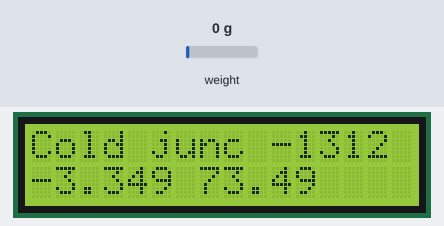
Bench run of a sketch on a simulated Arduino Uno, built with avr-gcc and run on an emulated ATmega328P. Parts: 16×2 character LCD. Wiring (inferred from the names in the program): HX711 load-cell converter: data A2; SCK A1. The test bench sets the inputs (shaded band); at power-on: weight on the scale 0 g.

Above: at 1.2 s.
1.3 s: weight on the scale set to 100 g
At 1.8 s:
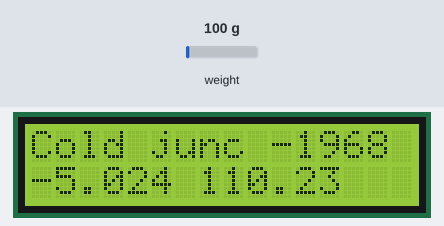
3.0 s: weight on the scale set to 1250 g
At 4.2 s:
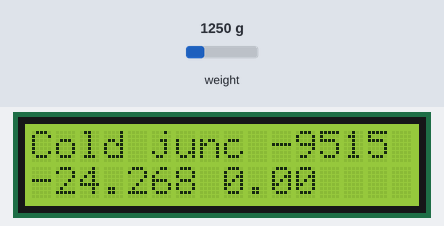
4.5 s: weight on the scale set to 2500 g
At 5.6 s:
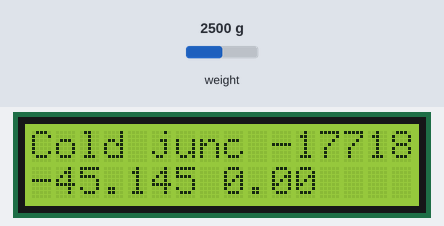
Timing chart, 0 to 7.5 s (numbered marks = the images above; inputs shaded):
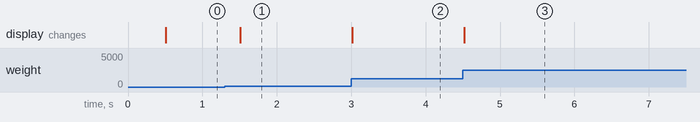

The sketch:

ThermPt100.ino
```cpp
//Sample using LiquidCrystal library
#include <LiquidCrystal.h>

//--- HX711
#define _pin_slk A1
#define _pin_dout A2

float VoieA, VoieB;
#define GAIN_A 128
#define GAIN_B 32
#define CHAN_Ax128 1
#define CHAN_Ax64 3
#define CHAN_Bx32 2

//--- utilise float au lieu de #define pour permettre étalonnage
float Offset_A=0; //valeur trouvée en courcircuitant A+ et A-
float Offset_B=0;  //valeur trouvée en courcircuitant B+ et B-


/*
hmc: thermocouple K sur voie A, gain =128
 CTN 10k pour compensation soudure froide sur voie B, gain =32
 */


/*
R	T°C
10	-219.415
20	-196.509
30	-173.118
40	-149.304
50	-125.122
60	-100.617
70	-75.827
80	-50.781
90	-25.501
100	0.000
110	25.686
120	51.571
130	77.660
140	103.958
150	130.469
160	157.198
170	184.152
180	211.336
190	238.756
200	266.419
210	294.330
220	322.498
230	350.928
240	379.628
250	408.635
260	437.889
270	467.445
280	497.309
290	527.489
300	557.993
310	588.831
320	620.014
330	651.554
340	683.464
350	715.758
360	748.453
370	781.564
380	815.110
390	849.109
400	883.582
*/
float PT100Tab[]  ={
  -219.415	,
-196.509	,
-173.118	,
-149.304	,
-125.122	,
-100.617	,
-75.827	,
-50.781	,
-25.501	,
0.000	,
25.686	,
51.571	,
77.660	,
103.958	,
130.469	,
157.198	,
184.152	,
211.336	,
238.756	,
266.419	,
294.330	,
322.498	,
350.928	,
379.628	,
408.635	,
437.889	,
467.445	,
497.309	,
527.489	,
557.993	,
588.831	,
620.014	,
651.554	,
683.464	,
715.758	,
748.453	,
781.564	,
815.110	,
849.109	,
883.582
	};

float Pt100ToDegC(float r) //testé, précis à 0.02°C
{ byte ndx;
  float v0, frac;
  r= r/10;
  ndx=r;
  frac = r-ndx;
  v0=PT100Tab[ndx-1];
  return v0+ (PT100Tab[ndx]-v0)*frac;
}

//------------------------------------------------------------------------------------------------------------------
//------------------------------------------------------------------------------------------------------------------
//------------------------------------------------------------------------------------------------------------------

/*

VAn
 |
 |
 3.3k         ------------------ADC A-
 |           |
 |---------------PT100--------- ADC A+
 |                          |
 3.3k                      20k
 |                          |
 0V                         0V


 nADC est négatif à cause du branchement (à garder pour compatibilité avec branchement thermocouple)
 => changer de signe avant de calculer R
 R(PT100) = (2x20k+3.3k)/(2^24*GAIN/nADC-2)   cf demonstration photo,
  -2^24 si données 24 bits, mais en fait 18 bits est ok pour résolution 0.01°C => remplacer par 2^18
  -gain = gain de l'ampli interne de HX711, soit x128 soit x64, utiliser x64 pour plage de température entre -50°C à 600°C
  */


//------------------------------------------------------------------------------------------------------------------
//------------------------------------------------------------------------------------------------------------------
//------------------------------------------------------------------------------------------------------------------


/*******************************************************
 *
 * This program will test the LCD panel and the buttons
 * Mark Bramwell, July 2010
 *
 ********************************************************/
// select the pins used on the LCD panel
LiquidCrystal lcd(8, 9, 4, 5, 6, 7);


//-----------------
long getValue(byte voie) {   //voie 1(A x128), 2(B x32), 3 (Ax64)
  long data=0;
  byte i;

  while (digitalRead(_pin_dout))     ;

  for(i=0;i<24	; i++)
  {
    digitalWrite(_pin_slk, HIGH);
    data <<=  1;
    digitalWrite(_pin_slk, LOW);
    if (digitalRead(_pin_dout))
    {
      data|=1;
    }
  }
  //voie 1(A x128), 2(B x32), 3 (Ax64)
  for (i=0; i<voie; i++)
  {
    digitalWrite(_pin_slk, HIGH);
    digitalWrite(_pin_slk, LOW);
  }

  if (data & 0x800000) { //nombre négatif
    data |= (long) ~0xffffff;
  }
  return data; //full scale = 16 bits instead of 24 bits, 8 LSB discarded because too noisy
}

//---- n 18 bits = 101187 pour 100°C/PT100=138.51 ohms => R_LOAD calculé sous Excel
//valeur ok pour R_load=20k, gain=64: #define R_LOAD 19388.50  //valeur théorique = 20000 , à ajuster
#define R_LOAD 19769.18  //valeur théorique = 20000 , à ajuster
#define ADC_NB 18
void GetAandB(void)
{ long v;
  v=-(getValue(CHAN_Ax64)>>(24-ADC_NB)) -Offset_A;
  if (v==0) v=12345; //avoid divide by zero
  VoieA=v; //argument de getValue = n° voie pour conversion SUIVANTE (et non conversion en cours !!!)
  VoieB=v;
  VoieA=(3300.0+2*R_LOAD)/((1UL<<ADC_NB)*64.0/VoieA -2); //R en ohms
}


//------------------------------------------------------------------------------------------------------------------
//------------------------------------------------------------------------------------------------------------------
//------------------------------------------------------------------------------------------------------------------
void setup()
{
  lcd.begin(16, 2);              // start the library
  lcd.setCursor(0,0);
  lcd.print("Cold junc");
  lcd.setCursor(0,1);
  lcd.print("PT102");
  pinMode(_pin_slk, OUTPUT);
  pinMode(_pin_dout, INPUT);
}
unsigned int t0,t1;
void loop()
{
  float f;
  if (((unsigned int)millis() -t1) > 100)
  {
    t1+=100;
    GetAandB();
    //---- IIR filter, unnecessary
    //VoieA=FilterA(VoieA);
    //VoieB=FilterA(VoieB);
  }
  //--- refresh display every 500ms
  if (((unsigned int)millis() -t0) > 500)
  {
    t0+=500;
    f=VoieB;
    lcd.setCursor(10,0);
    lcd.print(f,0);
    lcd.print("   ");
    lcd.setCursor(0,1);
    lcd.print(VoieA,3);
    lcd.print(" ");
    lcd.print(Pt100ToDegC(VoieA),2);
    lcd.print(" ");
  }
}
```

Measured:
- after the input at 1.3 s, the display: changes after 0.21 s (image 1)
- after the input at 3.0 s, the display: changes at once (image 2)
- after the input at 4.5 s, the display: changes at once (image 3)
